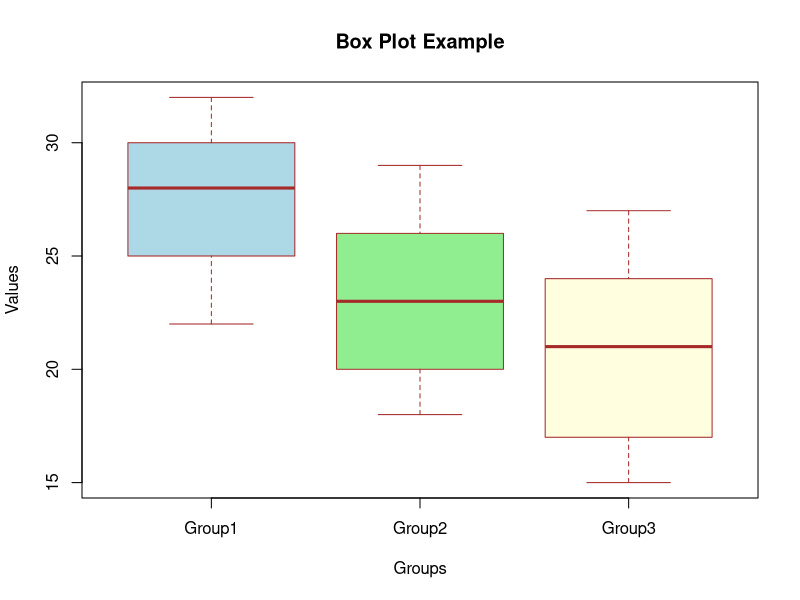

The R script that drew this image:
group1 <- c(22, 25, 28, 30, 32)
group2 <- c(18, 20, 23, 26, 29)
group3 <- c(15, 17, 21, 24, 27)
data <- list(Group1 = group1, Group2 = group2, Group3 = group3)
boxplot(data, 
        main = "Box Plot Example",
        xlab = "Groups",
        ylab = "Values",
        col = c("lightblue", "lightgreen", "lightyellow"),
        border = "brown")
